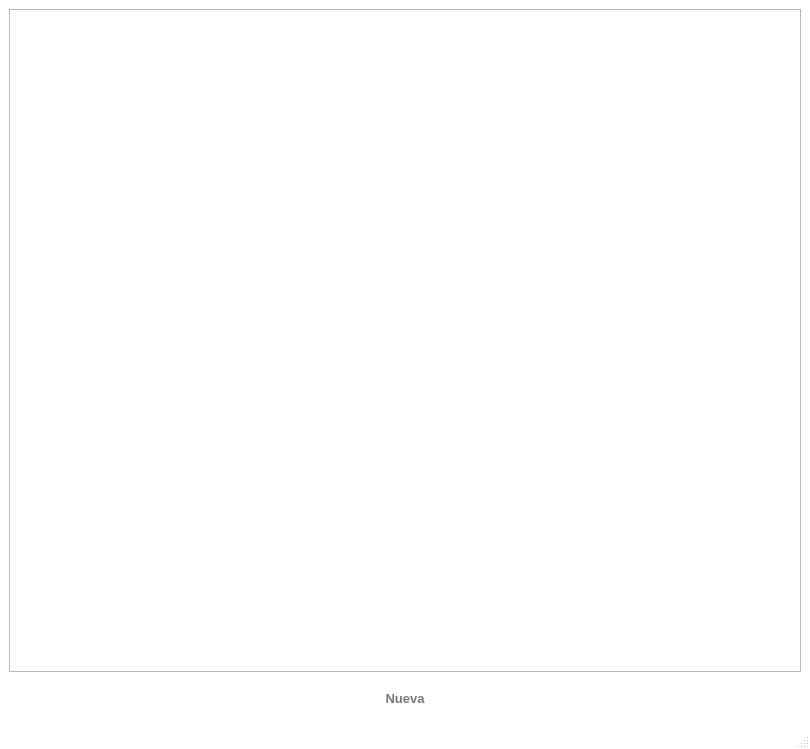
<?xml version="1.0" encoding="UTF-8"?>
<ui version="4.0">
 <class>Screen_Table_Zonas</class>
 <widget class="QMainWindow" name="Screen_Table_Zonas">
  <property name="geometry">
   <rect>
    <x>0</x>
    <y>0</y>
    <width>810</width>
    <height>749</height>
   </rect>
  </property>
  <property name="palette">
   <palette>
    <active>
     <colorrole role="Base">
      <brush brushstyle="SolidPattern">
       <color alpha="255">
        <red>46</red>
        <green>47</green>
        <blue>48</blue>
       </color>
      </brush>
     </colorrole>
     <colorrole role="Window">
      <brush brushstyle="SolidPattern">
       <color alpha="255">
        <red>255</red>
        <green>255</green>
        <blue>255</blue>
       </color>
      </brush>
     </colorrole>
    </active>
    <inactive>
     <colorrole role="Base">
      <brush brushstyle="SolidPattern">
       <color alpha="255">
        <red>46</red>
        <green>47</green>
        <blue>48</blue>
       </color>
      </brush>
     </colorrole>
     <colorrole role="Window">
      <brush brushstyle="SolidPattern">
       <color alpha="255">
        <red>255</red>
        <green>255</green>
        <blue>255</blue>
       </color>
      </brush>
     </colorrole>
    </inactive>
    <disabled>
     <colorrole role="Base">
      <brush brushstyle="SolidPattern">
       <color alpha="255">
        <red>255</red>
        <green>255</green>
        <blue>255</blue>
       </color>
      </brush>
     </colorrole>
     <colorrole role="Window">
      <brush brushstyle="SolidPattern">
       <color alpha="255">
        <red>255</red>
        <green>255</green>
        <blue>255</blue>
       </color>
      </brush>
     </colorrole>
    </disabled>
   </palette>
  </property>
  <property name="windowTitle">
   <string>MainWindow</string>
  </property>
  <widget class="QWidget" name="centralwidget">
   <layout class="QVBoxLayout" name="verticalLayout">
    <item>
     <widget class="QTableView" name="tableView">
      <property name="styleSheet">
       <string notr="true">font: 10pt &quot;Segoe UI Semilight&quot;;
color: rgb(77, 77, 77);</string>
      </property>
     </widget>
    </item>
    <item>
     <layout class="QHBoxLayout" name="horizontalLayout">
      <item>
       <spacer name="horizontalSpacer">
        <property name="orientation">
         <enum>Qt::Horizontal</enum>
        </property>
        <property name="sizeHint" stdset="0">
         <size>
          <width>40</width>
          <height>20</height>
         </size>
        </property>
       </spacer>
      </item>
      <item>
       <widget class="QPushButton" name="pb_nueva">
        <property name="minimumSize">
         <size>
          <width>130</width>
          <height>40</height>
         </size>
        </property>
        <property name="maximumSize">
         <size>
          <width>130</width>
          <height>40</height>
         </size>
        </property>
        <property name="font">
         <font>
          <family>Segoe UI</family>
          <pointsize>10</pointsize>
          <weight>75</weight>
          <bold>true</bold>
         </font>
        </property>
        <property name="styleSheet">
         <string notr="true">border-radius: 10px;
color:rgb(120, 120, 120);</string>
        </property>
        <property name="text">
         <string>Nueva</string>
        </property>
        <property name="icon">
         <iconset resource="assets.qrc">
          <normaloff>:/icons/plus_blue.png</normaloff>:/icons/plus_blue.png</iconset>
        </property>
        <property name="iconSize">
         <size>
          <width>20</width>
          <height>20</height>
         </size>
        </property>
       </widget>
      </item>
      <item>
       <spacer name="horizontalSpacer_2">
        <property name="orientation">
         <enum>Qt::Horizontal</enum>
        </property>
        <property name="sizeHint" stdset="0">
         <size>
          <width>40</width>
          <height>20</height>
         </size>
        </property>
       </spacer>
      </item>
     </layout>
    </item>
   </layout>
  </widget>
  <widget class="QMenuBar" name="menubar">
   <property name="geometry">
    <rect>
     <x>0</x>
     <y>0</y>
     <width>810</width>
     <height>20</height>
    </rect>
   </property>
  </widget>
  <widget class="QStatusBar" name="statusbar"/>
 </widget>
 <resources>
  <include location="assets.qrc"/>
 </resources>
 <connections/>
</ui>
